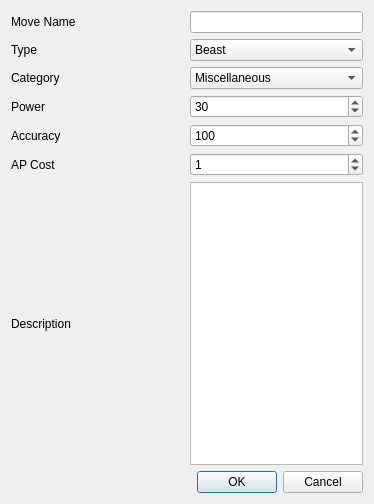
<?xml version="1.0" encoding="UTF-8"?>
<ui version="4.0">
 <class>StickerMaker</class>
 <widget class="QDialog" name="StickerMaker">
  <property name="geometry">
   <rect>
    <x>0</x>
    <y>0</y>
    <width>374</width>
    <height>504</height>
   </rect>
  </property>
  <property name="windowTitle">
   <string>Dialog</string>
  </property>
  <layout class="QVBoxLayout" name="verticalLayout">
   <item>
    <layout class="QHBoxLayout" name="horizontalLayout_5">
     <item>
      <widget class="QLabel" name="label_5">
       <property name="text">
        <string>Move Name</string>
       </property>
      </widget>
     </item>
     <item>
      <widget class="QLineEdit" name="moveName">
       <property name="sizePolicy">
        <sizepolicy hsizetype="Preferred" vsizetype="Fixed">
         <horstretch>0</horstretch>
         <verstretch>0</verstretch>
        </sizepolicy>
       </property>
      </widget>
     </item>
    </layout>
   </item>
   <item>
    <layout class="QHBoxLayout" name="horizontalLayout_10">
     <item>
      <widget class="QLabel" name="label_10">
       <property name="text">
        <string>Type</string>
       </property>
      </widget>
     </item>
     <item>
      <widget class="QComboBox" name="s_type">
       <item>
        <property name="text">
         <string>Beast</string>
        </property>
       </item>
       <item>
        <property name="text">
         <string>Air</string>
        </property>
       </item>
       <item>
        <property name="text">
         <string>Astral</string>
        </property>
       </item>
       <item>
        <property name="text">
         <string>Earth</string>
        </property>
       </item>
       <item>
        <property name="text">
         <string>Fire</string>
        </property>
       </item>
       <item>
        <property name="text">
         <string>Ice</string>
        </property>
       </item>
       <item>
        <property name="text">
         <string>Lightning</string>
        </property>
       </item>
       <item>
        <property name="text">
         <string>Metal</string>
        </property>
       </item>
       <item>
        <property name="text">
         <string>Plant</string>
        </property>
       </item>
       <item>
        <property name="text">
         <string>Plastic</string>
        </property>
       </item>
       <item>
        <property name="text">
         <string>Poison</string>
        </property>
       </item>
       <item>
        <property name="text">
         <string>Water</string>
        </property>
       </item>
       <item>
        <property name="text">
         <string>Glass</string>
        </property>
       </item>
       <item>
        <property name="text">
         <string>Glitter</string>
        </property>
       </item>
      </widget>
     </item>
    </layout>
   </item>
   <item>
    <layout class="QHBoxLayout" name="horizontalLayout">
     <item>
      <widget class="QLabel" name="label_2">
       <property name="text">
        <string>Category</string>
       </property>
      </widget>
     </item>
     <item>
      <widget class="QComboBox" name="category">
       <item>
        <property name="text">
         <string>Miscellaneous</string>
        </property>
       </item>
       <item>
        <property name="text">
         <string>Melee Attack</string>
        </property>
       </item>
       <item>
        <property name="text">
         <string>Ranged Attack</string>
        </property>
       </item>
       <item>
        <property name="text">
         <string>Status Effect</string>
        </property>
       </item>
      </widget>
     </item>
    </layout>
   </item>
   <item>
    <layout class="QHBoxLayout" name="horizontalLayout_2">
     <item>
      <widget class="QLabel" name="label_3">
       <property name="text">
        <string>Power</string>
       </property>
      </widget>
     </item>
     <item>
      <widget class="QSpinBox" name="power">
       <property name="maximum">
        <number>9999999</number>
       </property>
       <property name="value">
        <number>30</number>
       </property>
      </widget>
     </item>
    </layout>
   </item>
   <item>
    <layout class="QHBoxLayout" name="horizontalLayout_3">
     <item>
      <widget class="QLabel" name="label">
       <property name="text">
        <string>Accuracy</string>
       </property>
      </widget>
     </item>
     <item>
      <widget class="QSpinBox" name="Accuracy">
       <property name="maximum">
        <number>9999999</number>
       </property>
       <property name="value">
        <number>100</number>
       </property>
      </widget>
     </item>
    </layout>
   </item>
   <item>
    <layout class="QHBoxLayout" name="horizontalLayout_6">
     <item>
      <widget class="QLabel" name="label_6">
       <property name="text">
        <string>AP Cost</string>
       </property>
      </widget>
     </item>
     <item>
      <widget class="QSpinBox" name="APcost">
       <property name="maximum">
        <number>9999999</number>
       </property>
       <property name="value">
        <number>1</number>
       </property>
      </widget>
     </item>
    </layout>
   </item>
   <item>
    <layout class="QHBoxLayout" name="horizontalLayout_4">
     <item>
      <widget class="QLabel" name="label_4">
       <property name="text">
        <string>Description</string>
       </property>
      </widget>
     </item>
     <item>
      <widget class="QPlainTextEdit" name="desc">
       <property name="sizePolicy">
        <sizepolicy hsizetype="Ignored" vsizetype="Preferred">
         <horstretch>0</horstretch>
         <verstretch>0</verstretch>
        </sizepolicy>
       </property>
       <property name="plainText">
        <string/>
       </property>
      </widget>
     </item>
    </layout>
   </item>
   <item>
    <widget class="QDialogButtonBox" name="buttonBox">
     <property name="orientation">
      <enum>Qt::Horizontal</enum>
     </property>
     <property name="standardButtons">
      <set>QDialogButtonBox::Cancel|QDialogButtonBox::Ok</set>
     </property>
     <property name="centerButtons">
      <bool>false</bool>
     </property>
    </widget>
   </item>
  </layout>
 </widget>
 <resources/>
 <connections>
  <connection>
   <sender>buttonBox</sender>
   <signal>accepted()</signal>
   <receiver>StickerMaker</receiver>
   <slot>accept()</slot>
   <hints>
    <hint type="sourcelabel">
     <x>248</x>
     <y>254</y>
    </hint>
    <hint type="destinationlabel">
     <x>157</x>
     <y>274</y>
    </hint>
   </hints>
  </connection>
  <connection>
   <sender>buttonBox</sender>
   <signal>rejected()</signal>
   <receiver>StickerMaker</receiver>
   <slot>reject()</slot>
   <hints>
    <hint type="sourcelabel">
     <x>316</x>
     <y>260</y>
    </hint>
    <hint type="destinationlabel">
     <x>286</x>
     <y>274</y>
    </hint>
   </hints>
  </connection>
 </connections>
</ui>
